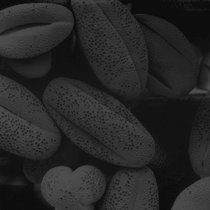
%> input picture 로봇비전/Original Images/dipum_images_ch03/Fig0308(a)(pollen).tif, 210 x 210 px, shrunk from 500 x 500 before the run
$ octave hw2.m   (GNU Octave 9; MATLAB toolbox functions it lacks are replaced by stand-ins)
%> lines starting %> are read from the running program, lines starting %| are printed output that depends on the picture
### 로봇비전/hw2/Scale.m
% Scaling transformation function
function y = Scale(x, max_value, min_value) %x is image matrix
y = (255/(max_value-min_value)*(x-min_value));
end

### 로봇비전/hw2/ETF.m
%Equalize Transform Fuction, x is histogram value
function y = ETF(x)
m = size(x);
sum = 0;
for i = 1:m
    sum = sum+x(i);
    y(i,1) = sum;
end
end

### 로봇비전/hw2/EF.m
% x1 is original image and x2 is ETF
function y = EF(x1, x2)
[m, n] = size(x1);
for i = 1:m
    for j = 1:n
        y(i, j) = x2(x1(i, j)+1);
    end
end

### 로봇비전/hw2/hw2.m
%%% Robot Vision%%%
%%% Dept. of Electronic Engineering
%%% 201314651 Lee Wonjai

IM_Pollen = imread('C:\Users\user\OneDrive\바탕 화면\2019 특별, 4학년\4학년 2학기\로봇비전\Original Images\dipum_images_ch03\Fig0308(a)(pollen).tif'); % read the targeted image
%> IM_Pollen is the input picture: size 210x210 uint8; min 9, max 79, mean 38.7
IM_Moon = imread('C:\Users\user\OneDrive\바탕 화면\2019 특별, 4학년\4학년 2학기\로봇비전\Original Images\dipum_images_ch03\Fig0310(a)(Moon Phobos).tif');
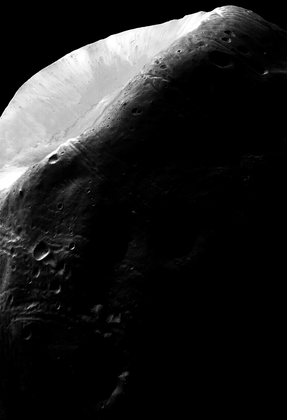
%> input picture 로봇비전/Original Images/dipum_images_ch03/Fig0310(a)(Moon Phobos).tif, 287 x 420 px, shrunk from 683 x 1000 before the run
%> IM_Moon is the input picture: size 420x287 uint8; min 0, max 255, mean 31.8


P_Pollen = imhist(IM_Pollen);
%> P_Pollen = 256 values, max 2684 at index 20, min 0 at index 1, mean 172.3
P_Moon = imhist(IM_Moon);
%> P_Moon = 256 values, max 73275 at index 1, min 25 at index 123, mean 470.9

%Find Max and Min value of Pollen Image
Min1 = min(find(P_Pollen))-1; %also can be done using min and max value of IM_Pollen
%> Min1 = 9
Max1 = max(find(P_Pollen))-1; %the reason of -1 is that array in matlab start to calculate the index of array as 1
%> Max1 = 79

%Find Max and Min value of Moon Image
Min2 = min(find(P_Moon))-1;
%> Min2 = 0
Max2 = max(find(P_Moon))-1;
%> Max2 = 255

IMScale_Pollen = Scale(IM_Pollen, Max1, Min1);
%> in Scale, `y = (255/(max_value-min_value)*(x-min_value));`:
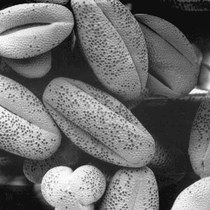
%> y: size 210x210 uint8; min 0, max 255, mean 108.4
IMScale_Moon = Scale(IM_Moon, Max2, Min2);

PScale_Pollen = imhist(IMScale_Pollen);
%> PScale_Pollen = 256 values, max 2684 at index 37, min 0 at index 2, mean 172.3
PScale_Moon = imhist(IMScale_Moon);
%> PScale_Moon has the same summary as P_Moon

[m1, n1] = size(IM_Pollen);
%> m1 = 210; n1 = 210
[m2, n2] = size(IM_Moon);
%> m2 = 420; n2 = 287

ETF_Pollen = ETF(P_Pollen)./(m1.*n1).*255;
%> the loop in ETF, `for i = 1:m` made 256 passes
%> sum on passes 1 to 3: 0, 0, 0
%> after the loop in ETF, `for i = 1:m`: sum = 44100; y = 256 values from 0 to 44100
%> ETF_Pollen = 256 values from 0 to 255
ETF_Moon = ETF(P_Moon)./(m2.*n2).*255;
%> the loop in ETF (call 2), `for i = 1:m` made 256 passes
%> sum on passes 1 to 3: 73275, 77847, 80987
%> ETF_Moon = 256 values from 155 to 255

EF_Pollen = uint8(EF(IM_Pollen, ETF_Pollen));
%> after the loop in EF, `for i = 1:m`:
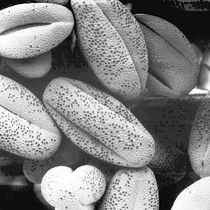
%> y: size 210x210 double; min 0.0116, max 255, mean 130.2
EF_Moon = uint8(EF(IM_Moon, ETF_Moon));
%> after the loop in EF (call 2), `for i = 1:m`:
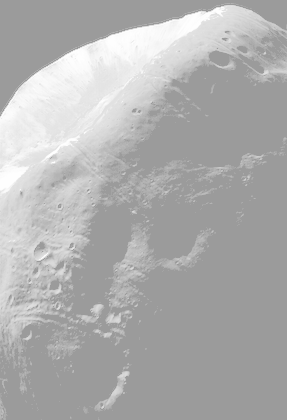
%> y: size 420x287 double; min 155, max 254.1, mean 175

CEF_Pollen = histeq(IM_Pollen, 256);
CEF_Moon = histeq(IM_Moon, 256);

% Compare the histogram of Original Image and scale transformed Image
figure(1);
subplot(1,2,1);
imhist(IM_Pollen)
title('Original Image of Pollen')
subplot(1,2,2);
imhist(IMScale_Pollen)
title('Scale transformed Image of Pollen')
%> figure, not shown here; panel 1: highest point at x = 19, y = 2684; panel 2: highest point at x = 36, y = 2684


figure(2);
subplot(1,2,1);
imhist(IM_Moon)
title('Original Image of the Moon')
subplot(1,2,2);
imhist(IMScale_Moon)
title('Scale transformed Image of the Moon')
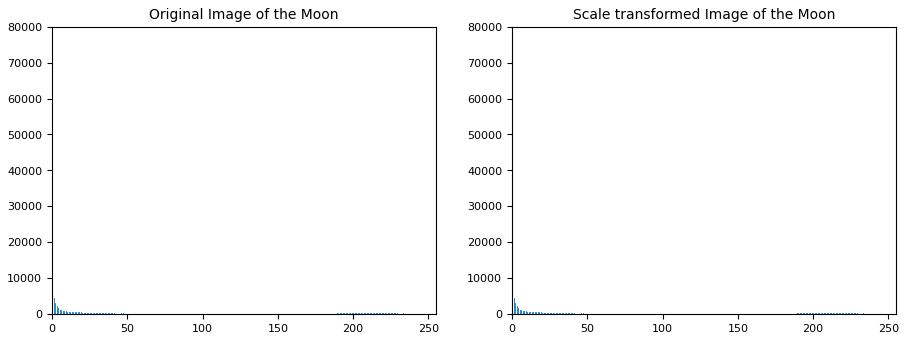
%> figure redrawn from the program's plot data, 2 panels; panel 1: highest point at x = 0, y = 73275

% Compare the Original Image and scale transformed Image
figure(3);
subplot(1,2,1);
imshow(IM_Pollen)
title('Original Image of Pollen')
subplot(1,2,2);
imshow(IMScale_Pollen)
title('Scale transformed Image of Pollen')

figure(4)
subplot(1,2,1);
imshow(IM_Moon)
title('Original Image of the Moon')
subplot(1,2,2);
imshow(IMScale_Moon)
title('Scale transformed Image of the Moon')

% Compare the histogram of Original Image and equalized Image
figure(5);
subplot(1,2,1);
imhist(IM_Pollen)
title('Original Image of Pollen')
subplot(1,2,2);
imhist(EF_Pollen)
title('Equalized Image of Pollen')
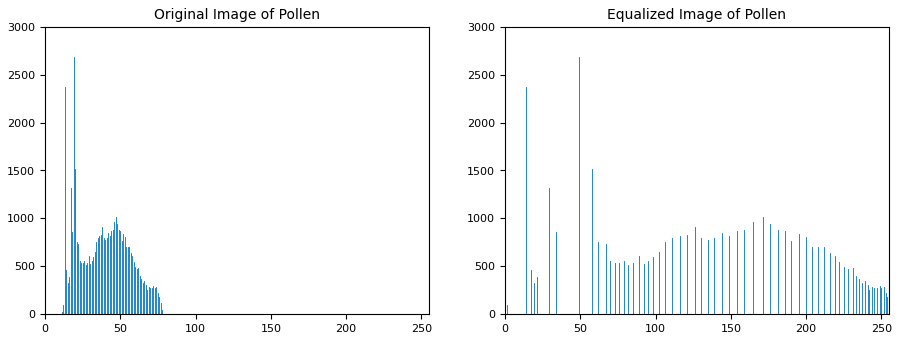
%> figure redrawn from the program's plot data, 2 panels; panel 1: highest point at x = 19, y = 2684; panel 2: highest point at x = 49, y = 2684

figure(6);
subplot(1,2,1);
imhist(IM_Moon)
title('Original Image of the Moon')
subplot(1,2,2);
imhist(EF_Moon)
title('Equalized Image of the Moon')
%> figure, not shown here; panel 1: highest point at x = 0, y = 73275; panel 2: highest point at x = 155, y = 73275


% Compare the Original Image and equalized Image
figure(7);
subplot(1,2,1);
imshow(IM_Pollen)
title('Original Image of Pollen')
subplot(1,2,2);
imshow(EF_Pollen)
title('Equalized Image of Pollen')

figure(8);
subplot(1,2,1);
imshow(IM_Moon)
title('Original Image of the Moon')
subplot(1,2,2);
imshow(EF_Moon)
title('Equalized Image of the Moon')

%Compare whether equalization that I made is correct or not
figure(9)
subplot(1,2,1);
imhist(EF_Pollen)
title('Equalization Fuction I made')
subplot(1,2,2);
imhist(CEF_Pollen)
title('Equalization Fuction')
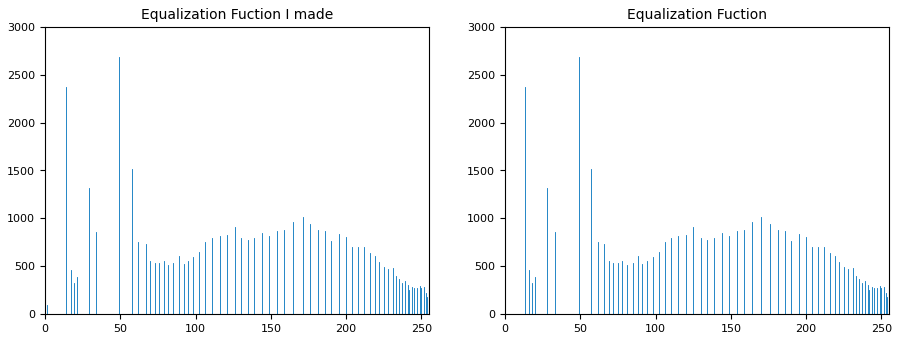
%> figure redrawn from the program's plot data, 2 panels; panel 1: highest point at x = 49, y = 2684

figure(10)
subplot(1,2,1);
imhist(EF_Moon)
title('Equalization Fuction I made')
subplot(1,2,2);
imhist(CEF_Moon)
title('Equalization Fuction')
%> figure, not shown here; panel 1: highest point at x = 155, y = 73275

figure(11)
subplot(1,2,1);
imshow(EF_Pollen)
title('Equalization Fuction I made')
subplot(1,2,2);
imshow(CEF_Pollen)
title('Equalization Fuction')

figure(12)
subplot(1,2,1);
imshow(EF_Moon)
title('Equalization Fuction I made')
subplot(1,2,2);
imshow(CEF_Moon)
title('Equalization Fuction')
